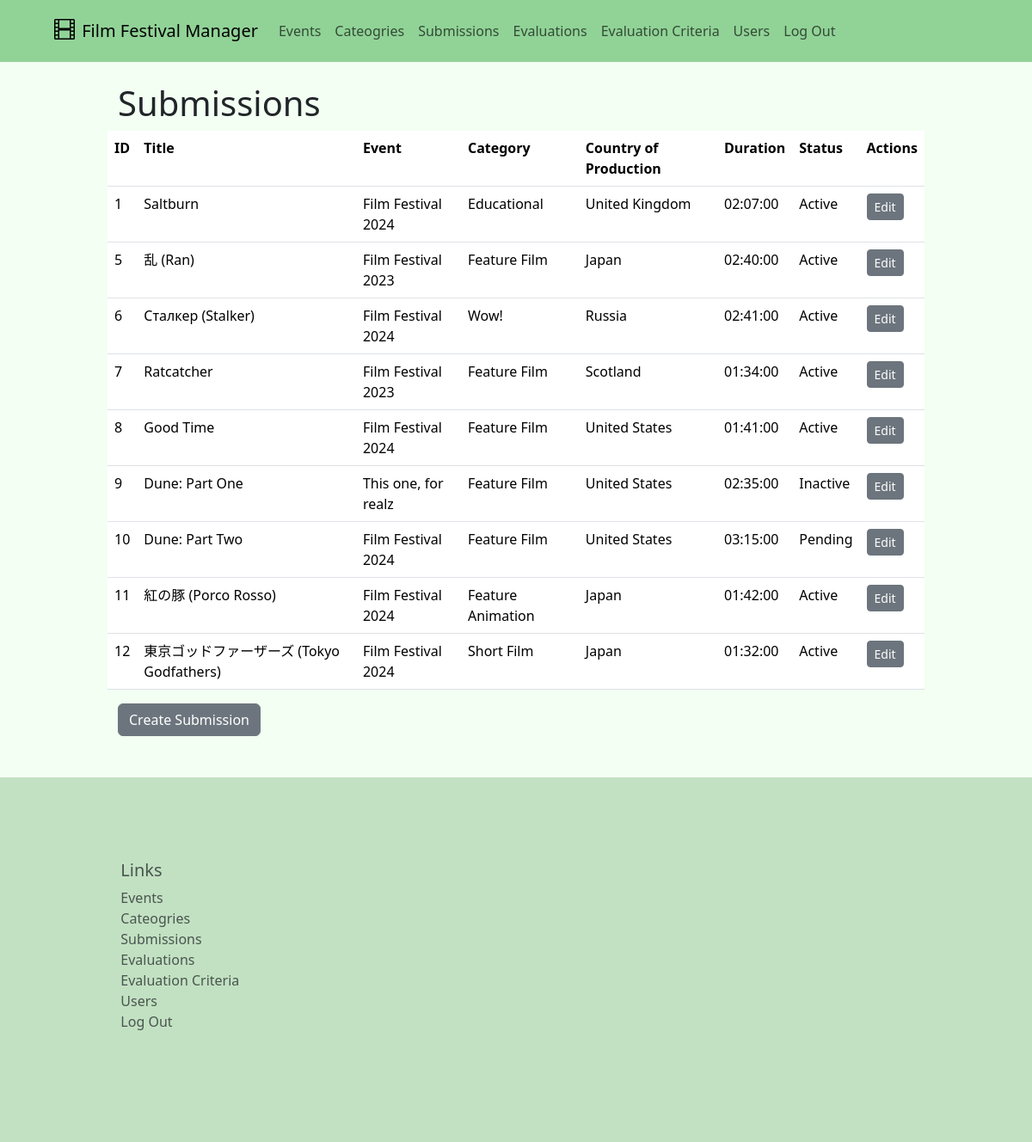
The page /film-festival-manager/submissions/ (signed in) on the database its author committed.
### tables this page shows
CREATE TABLE 'submissions' ('id' INTEGER PRIMARY KEY AUTOINCREMENT NOT NULL, 'title_original_language' TEXT NOT NULL, 'title_english_language' TEXT NOT NULL, 'event_id' INTEGER NOT NULL, 'category_id' INTEGER NOT NULL, 'synopsis' TEXT NOT NULL, 'country_of_production' TEXT NOT NULL, 'url' TEXT NOT NULL, 'password' TEXT NOT NULL, 'status' TEXT NOT NULL DEFAULT 'Pending', 'duration' NUMERIC NOT NULL, 'submitted_by' TEXT NOT NULL, 'submitted_at' DATETIME NOT NULL DEFAULT CURRENT_TIMESTAMP, 'updated_by' TEXT, 'updated_at' DATETIME, title TEXT GENERATED ALWAYS AS (
    COALESCE(NULLIF(title_original_language, ''),
             NULLIF(title_english_language, ''),
             title_original_language || ' (' || title_english_language || ')'
            )
));

### submissions/submission_routes.py (the view)
@submissions_bp.route("/", methods=["GET"])
@login_required
def list_submissions():
    user_role = session["user_type"]
    if request.method == "GET":
        submissions = get_all_submissions()
        return render_template("film-festival-manager/submissions/list-submissions.html", submissions=submissions, user_role=user_role)

### app.py (called while the page is built)
@app.after_request
def after_request(response):
    response.headers["Cache-Control"] = "no-cache, no-store, must-revalidate"
    response.headers["Expires"] = 0
    response.headers["Pragma"] = "no-cache"
    return response

### helpers.py (called while the page is built)
def login_required(f):
    @wraps(f)
    def decorated_function(*args, **kwargs):
        if session.get("user_id") is None:
            return redirect("/login")
        return f(*args, **kwargs)
    return decorated_function

### templates/film-festival-manager/submissions/list-submissions.html (shortened to what this page needs)
{% extends "film-festival-manager/base.html" %}
{% block main %}
    <div class="container-sm">
        <div class="row">
            <div class="col"></div>
            <div class="col-10">
                <div class="row">
                    <h1>Submissions</h1>
                </div>
                <div class="row">
                    <table class="table">
                            {% for submission in submissions %}
                                {% if loop.index == 1 %}
                                    <tr>
                                        {% for value in submission %}
                                            <th scope="col">{{ value }}</th>
                                        {% endfor %}
                                            <th scope="col">Actions</th>
                                    </tr>
                                    <tr>
                                        {% for value in submission %}
                                            <td>{{ submission[value] }}</td>
                                        {% endfor %}
                                        <td>
                                            <form action="{{ url_for('submissions.update_submission') }}" method="get">
                                                <button type="submit" class="btn btn-secondary btn-sm">Edit</button>
                                            </form>
                                        </td>
                                    </tr>
                                {% else %}
                                    <tr>
                                        {% for value in submission %}
                                            <td>{{ submission[value] }}</td>
                                        {% endfor %}
                                        <td>
                                            <form action="{{ url_for('submissions.update_submission') }}" method="get">
                                                <button type="submit" class="btn btn-secondary btn-sm">Edit</button>
                                            </form>
                                        </td>
                                    </tr>
                                {% endif %}
                            {% endfor %}
                        </table>
                        <form action="{{ url_for('submissions.create_submission') }}" method="get">
                            <button type="submit" class="btn btn-secondary">Create Submission</button>
                        </form>
                    </div>
                </div>
            <div class="col"></div>
        </div>
    </div>
{% endblock %}

### templates/film-festival-manager/base.html (shortened to what this page needs)
{% extends "base.html" %}
{% block header %}
<nav class="navbar navbar-expand-lg px-5 bd-gutter">
    <div class="container-fluid">
        <a class="navbar-brand" href="/">
            Film Festival Manager
        </a>
        <ul class="navbar-nav">
            {% if not session["user_id"] %}
            <li class="nav-item">
                {% if request.endpoint == 'login' %}
                <a class="nav-link" href="/register">Register</a>
                {% else %}
                <a class="nav-link" href="/login">Log In</a>
                {% endif %}
            </li>
            {% else %}
                {% for href, name in [(url_for('events.list_events'), 'Events'), (url_for('categories.list_categories'), 'Cateogries'), (url_for('submissions.list_submissions'), 'Submissions'), (url_for('evaluations.evaluations'), 'Evaluations'), (url_for('criteria.list_evaluation_criteria'), 'Evaluation Criteria'), (url_for('users.list_users'), 'Users'), ('/logout', 'Log Out')] %}
                    <li class="nav-item">
                        {% if request.endpoint == href %}
                        <a class="nav-link active" href="{{ href }}" aria-current="page">{{ name }}</a>
                        {% else %}
                        <a class="nav-link" href="{{ href }}">{{ name }}</a>
                        {% endif %}
                    </li>
                {% endfor %}
            {% endif %}
        </ul>
    </div>
</nav>
{% endblock %}
{% block footer %}
<footer class="bd-footer py-4 py-md-5 mt-5">
    <div class="container py-4 py-md-5 px-4 px-md-3 text-body-secondary">
        <div class="row">
        <div class="col-6 col-lg-2 offset-lg-1 mb-3">
            <h5>Links</h5>
            <ul class="list-unstyled">
                {% for href, name in [(url_for('events.list_events'), 'Events'), (url_for('categories.list_categories'), 'Cateogries'), (url_for('submissions.list_submissions'), 'Submissions'), (url_for('evaluations.evaluations'), 'Evaluations'), (url_for('criteria.list_evaluation_criteria'), 'Evaluation Criteria'), (url_for('users.list_users'), 'Users'), ('/logout', 'Log Out')] %}
                    <li class="nav-item">
                        {% if request.endpoint == href %}
                        <a class="nav-link active" href="{{ href }}" aria-current="page">{{ name }}</a>
                        {% else %}
                        <a class="nav-link" href="{{ href }}">{{ name }}</a>
                        {% endif %}
                    </li>
                {% endfor %}
            </ul>
        </div>
        </div>
    </div>
</footer>
{% endblock %}

### templates/base.html (shortened to what this page needs)
<!DOCTYPE html>
<html lang="en">
<head>
	<link href="https://cdn.jsdelivr.net/npm/bootstrap@5.3.2/dist/css/bootstrap.min.css" rel="stylesheet">
</head>
    <body style="background-color: #F2FFF2;">
        <header class="navbar navbar-expand-lg bd-navbar sticky-top" style="background-color: #91D397;">
			{% block header %}{% endblock %}
		</header>
        <main class="bd-main order-1" style="background-color: #F2FFF2;">
            <div class="container-xxl bd-gutter mt-3 my-md-4 bd-layout">
                {% block main %}{% endblock %}
            </div>
        </main>
        <footer style="background-color: #C2E1C2;">
            {% block footer %}{% endblock %}
		</footer>
    </body>
</html>

### rows shown on the page
submissions: submission "ID" "Title" "Event" "Category" "Country of Production" "Duration" "Status", id "1" "Saltburn" "Film Festival 2024" "Educational" "United Kingdom" "02:07:00" "Active"
submissions: id "5" "乱 (Ran)" "Film Festival 2023" "Feature Film" "Japan" "02:40:00" "Active"
submissions: id "6" "Сталкер (Stalker)" "Film Festival 2024" "Wow!" "Russia" "02:41:00" "Active"
submissions: id "7" "Ratcatcher" "Film Festival 2023" "Feature Film" "Scotland" "01:34:00" "Active"
submissions: id "8" "Good Time" "Film Festival 2024" "Feature Film" "United States" "01:41:00" "Active"
submissions: id "9" "Dune: Part One" "This one, for realz" "Feature Film" "United States" "02:35:00" "Inactive"
submissions: id "10" "Dune: Part Two" "Film Festival 2024" "Feature Film" "United States" "03:15:00" "Pending"
submissions: id "11" "紅の豚 (Porco Rosso)" "Film Festival 2024" "Feature Animation" "Japan" "01:42:00" "Active"
submissions: id "12" "東京ゴッドファーザーズ (Tokyo Godfathers)" "Film Festival 2024" "Short Film" "Japan" "01:32:00" "Active"

### other values the page prints
{{ name }} "Events" "Cateogries" "Submissions" "Evaluations" "Evaluation Criteria" "Users" "Log Out"
